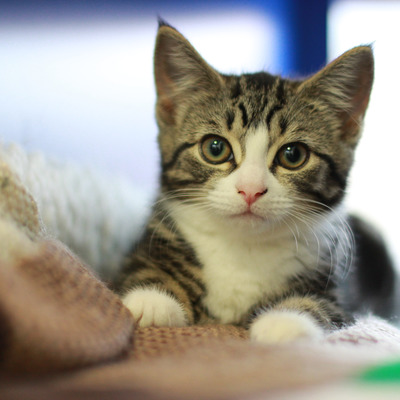
#> input picture Jupyter Notebook/cat.jpg, 400 x 400 px
$ jupyter execute --allow-errors 'Lecture 14.ipynb'
#> lines starting #> are read from the running program, lines starting #| are printed output that depends on the picture
# Lecture 14

#### File Validation; Thing Explaining; Nested Lists; Cats; The Truth About Variables and Objects

# 1. File Validation

While we're talking about files: how do you make your program behave gracefully when it tries to read a file it can't find?

We've seen *exceptions* before: when we have code that is susceptible to errors, we encase it in a try block, and if an exception (i.e., an error) is encountered, the program will rewind, and instead execute the except block.

[cell 1]
# EXAMPLE 1a: Files and exceptions
filename = input("Enter file name: ")
#> the answer given: cat.jpg

# Remember exceptions?  The file opening line is prone to errors, because files may not be found.  So we try it,
# and provide an alternative behavior if an error does indeed occur.
#> (the rest of this cell did not finish here and is left out)

<br><br><br><br><br><br><br><br><br><br>

# 2. Thing Explaining

it is hard to explain a thing when you only use the ten hundred words that people use the most

i am trying to do it right now

but i am not sure if i am doing it right

i would like a computer to help me check if i am doing it right

#> (a cell that did not finish here is left out)

<br><br><br><br><br><br><br><br><br><br>

Ok, time for some real code.

[cell 3]
# EXAMPLE 2a: Ten Hundred Most Common Words

# First, it would be a good idea to read the dictionary file's words into a list
my_dictionary = open("smallwords.txt", "r")
#> (reads Jupyter Notebook/smallwords.txt from the repository)
dic_list = my_dictionary.read().split()
my_dictionary.close()

# The text!
text = """it is hard to explain a thing when you only use the ten hundred words that people use the most
i am trying to do it right now
but i am not sure if i am doing it right
i would like a computer to help me check if i am doing it right"""
text_list = text.split()

# This variable will contain the answer to the question:
# "out of the words in the text so far, is every one in the dictionary?"
all_good = True

# Go through every word in the text
for text_word in text_list:
    found_yet = False # Have we found text_word in the dictionary yet?

    # For each word in the dic_list, and compare it to text_word.
    # If they are the same, found_yet = True, stop searching through the dic_list.
    for dic_word in dic_list:
        if text_word == dic_word:
            found_yet = True
            break

    if not found_yet:
        # If you never found text_word in the dictionary, that's a problem! So:
        all_good = False
        print("\"" + text_word + "\" is not in the dictionary!!")


# Finally, if all_good still is true, that means that our text has every word in the dictionary.
if all_good:
    print("Every word was in the dictionary.")

<br><br><br><br><br><br><br><br><br><br>

# 3. Nested Lists (or 2D Lists)

Just like we have loops within loops, we can have lists within lists.  You might have already imagined this.  In fact, shocker: if you want to store a table to a variable -- well, you can just think of that as a list of lists.

[cell 4]
# EXAMPLE 3a: A list of lists -- or, a "2-dimensional" list.

my_table = [[5,2,3,8],[4,1,2,3],[1,1,2,0,7]]

print("my_table[1][2] =", my_table[1][2])
print("my_table[1] =", my_table[1])
print("len(my_table) =", len(my_table))

my_table[0][2] += 10
print("my_table =", my_table)

Notice a couple of things.

* First, the lists contained in a list don't have to be the same length.  In fact, they don't even have to contain the same datatypes!
* We access (and update) entries using two pairs of brackets.  This should be easy to understand.  `my_table[1]` is the second element of `my_table`, which is a list.  Then `(my_table[1])[2]` just means the third element of the list `my_table[1]`.  Python allows you to use those wimply parentheses, but nobody actually writes them -- this entry is simply written as `my_table[1][2]`.
* The length of `my_table` is the number of elements the list contains -- what those elements are has no bearing on this calculation.

<br><br><br><br><br><br><br><br><br><br>

Now, how can we pretty print a 2D list? If you want to do some interesting operation with a list, you use a `for` loop.  For
2D lists, you use nested `for` loops.  Let's do this together.

[cell 5]
# EXAMPLE 3b: Update a 2D List

my_table = [[5,2,3,8],[4,1,2,3],[1,1,2,0,7]]

for row in my_table:
    for elt in row:
        print("{0:5}".format(elt), end = " ")
    print("\n")

<br><br><br><br><br><br><br><br><br><br>

Now suppose we want to take the sum of all the entries in each row.  See if you can do that.

[cell 6]
# EXAMPLE 3c: Print out the sum of each row of my_table.

my_table = [[5,2,3,8],[4,1,2,3],[1,1,2,0,7]]

runsum = 0

for row in my_table:
    for elt in row:
        runsum += elt
    print(runsum)
    runsum = 0

Now, let's take `my_table`, and multiply each entry by 10.  How do we do that?  Certainly not by
`my_table = my_table*10`
-- that's legal code, but does not do anything like what we intend here.  No, we do it by using a nested loop!

We'll need to be careful.  We've had this issue before: if you want to update, loop through *positions*, not *values*. So there are going to be some `range(len())`'s here.

[cell 7]
# EXAMPLE 3d: Update a 2D List

my_table = [[5,2,3,8],[4,1,2,3],[1,1,2,0,7]]

for i in range(len(my_table)):
    for j in range(len(my_table[i])):
        my_table[i][j] *= 10

print(my_table)

<br><br><br><br><br><br><br><br><br><br>

# 4. Cats

MEOW

[cell 8]
# EXAMPLE 4a: Cat.

import matplotlib.pyplot as plt
from skimage import io

cat = io.imread("cat.jpg")
#> cat is the input picture: shape (400, 400, 3); mean R, G, B 155.2, 150.6, 140.7

print(cat)
#> (printed output is left out)

plt.imshow(cat)
plt.show()

There are two modules used in this example that we haven't seen before: matplotlib and scikit-image. We'll probably discuss at least the former down the road.  But their main purpose here is to help us illustrate that images are basically 2D lists!

<br><br><br><br><br><br><br><br><br><br>

Actually, that's a lie: they are really **3D** lists.

Python (via scikit-image) represents an image as a list of horizontal rows -- that's the first dimension.

Each row is a list of pixels -- that's the second dimension.

And each pixel is three integers -- a red value, a green value, and a blue value, which each range between 0 and 255. [Warning -- they're actually not `int`s, but rather some closely related data type.]

[cell 9]
# EXAMPLE 4b: Cat, partially explained.

# This import gives us access to the imread function, used below.
from skimage import io

# This opens the cat file, and records its pixels as a 3D list of numbers.
cat = io.imread("cat.jpg")

# Now, let's look at a few interesting pixels. First, the top left corner, which is pretty dark.
print(cat[0][0])
#| [ 53  71 111]

#Now, how about row 25, column 390 -- that looks pretty bright.
print(cat[24][389])
#| [255 255 255]

#Finally, how about row 375, column 400? It's real green.
print(cat[374][399])
#| [ 28 174 101]

<br><br><br><br><br><br><br><br><br><br>

Now, we can play with this.  For example, watch this.

[cell 10]
# EXAMPLE 4c: Scary Cat

from skimage import io # Import for reading and converting images
import matplotlib.pyplot as plt # Import for displaying images

cat = io.imread("cat.jpg") # Function for loading


for i in range(400):
    for j in range(400):
        # For pixel (i,j), this code "flips" all the levels.  If a pixel has a level near 0, that level will now be near
        # 255, and vice-versa. What effect does this have?
        cat[i][j][0] = 255-cat[i][j][0]
        cat[i][j][1] = 255-cat[i][j][1]
        cat[i][j][2] = 255-cat[i][j][2]
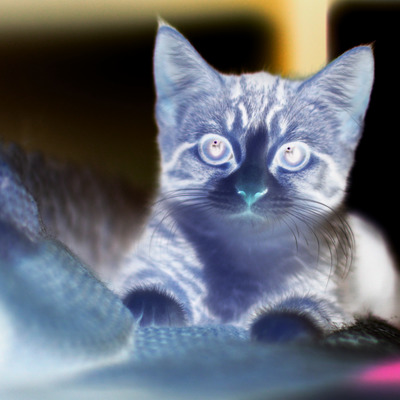
#> cat: shape (400, 400, 3); mean R, G, B 99.8, 104.4, 114.3

# These two lines prepare a display, and then actually display it.
plt.imshow(cat)
plt.show()

<br><br><br><br><br><br><br><br><br><br>

Let's do one more: we'll boost red-levels, using the following rules:
* if the red level is less than 128, we'll multiply by 2 (we don't want the red level going over 255!)
* if the red level is greater than or equal to 128, we'll just set the red level to be 255.

If that's too easy: superimpose the French flag on the cat.

[cell 11]
# EXAMPLE 4d: Red Cat

from skimage import io # Import for reading and converting images
import matplotlib.pyplot as plt # Import for displaying images

cat = io.imread("cat.jpg") # Function for loading


for i in range(400):
    for j in range(134):
        cat[i][j][2] = 255
    for j in range(268,400):
        cat[i][j][0] = 255
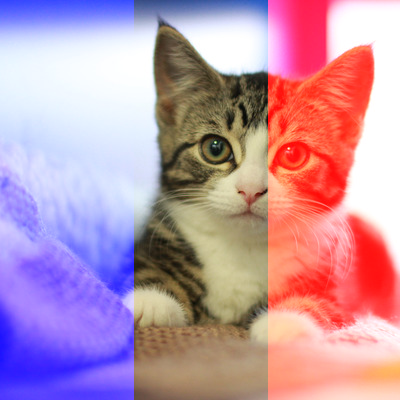
#> cat: shape (400, 400, 3); mean R, G, B 191.8, 150.6, 172


# These two lines prepare a display, and then actually display it.
plt.imshow(cat)
plt.show()
